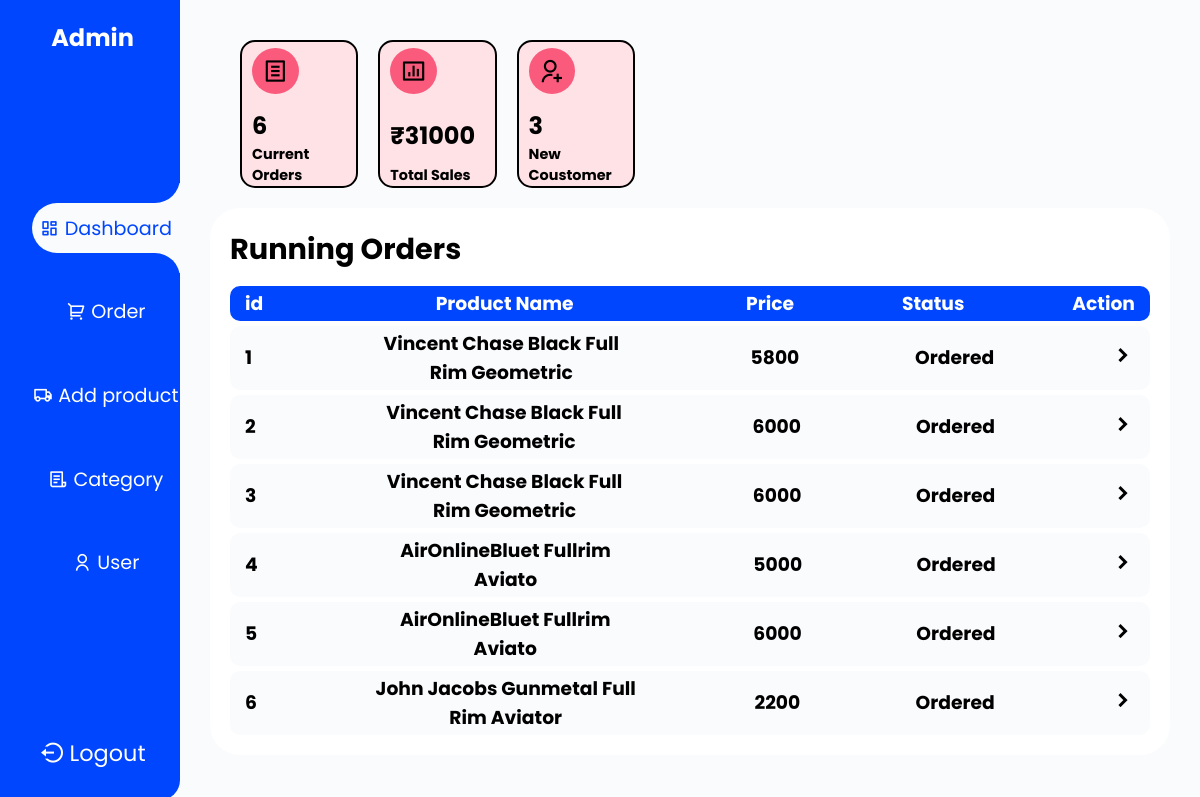
Page /admin (signed in) on the earlier database version.
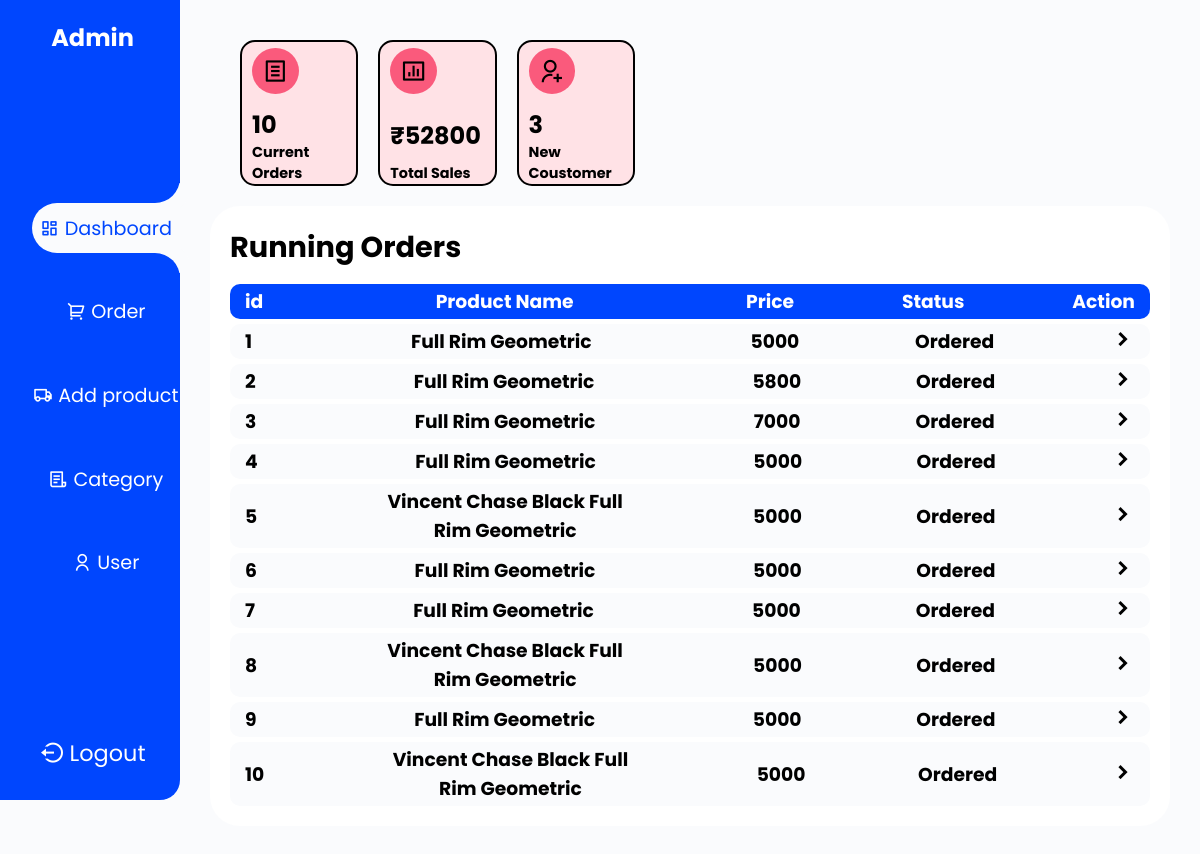
Same page on the later database version.
### tables this page shows
CREATE TABLE IF NOT EXISTS `order` (
  `orderid` int(11) NOT NULL AUTO_INCREMENT,
  `productid` int(11) DEFAULT NULL,
  `userid` int(11) DEFAULT NULL,
  `quantity` int(11) NOT NULL DEFAULT '1',
  `powertype` varchar(255) DEFAULT NULL,
  `lenstype` varchar(255) DEFAULT NULL,
  `lensprice` int(11) DEFAULT NULL,
  `status` varchar(255) NOT NULL DEFAULT 'Ordered',
  `placeddate` datetime NOT NULL DEFAULT CURRENT_TIMESTAMP,
  `amount` int(11) DEFAULT NULL,
  PRIMARY KEY (`orderid`)
);

CREATE TABLE IF NOT EXISTS `product` (
  `productid` int(11) NOT NULL AUTO_INCREMENT,
  `name` varchar(255) DEFAULT NULL,
  `detail` longtext,
  `mrp` int(11) NOT NULL DEFAULT '0',
  `maincategory` varchar(255) DEFAULT NULL,
  `img1` varchar(255) DEFAULT NULL,
  `img2` varchar(255) DEFAULT NULL,
  `img3` varchar(255) DEFAULT NULL,
  `img4` varchar(255) DEFAULT NULL,
  `color` varchar(255) DEFAULT NULL,
  `status` varchar(255) NOT NULL DEFAULT 'show',
  `addingdate` timestamp NOT NULL DEFAULT CURRENT_TIMESTAMP,
  `size` varchar(20) DEFAULT 'medium',
  `sellingprice` int(255) DEFAULT NULL,
  `subcategory` varchar(255) DEFAULT NULL,
  PRIMARY KEY (`productid`)
);

### admin/index.php (the view, shortened to what this page needs)
<!DOCTYPE html>
<html lang="en">
<head>
    <link rel="stylesheet" href="stylesheet/admindeshtop.css">
</head>
<body>
    <div class="main">
   <?php
    include("component/adminnav.php");
    include("../config/dbconnect.php");
    ?>
    <?php
        $selectorder="select * from `order` where status!='delivered'";
        $orderresult=mysqli_query($con,$selectorder);
        ?>
     <div class="deshboard">
            <div class="top-sec">
        <div class="box">
            <div class="icon">
                <i class="ri-file-list-line"></i>
            </div>
            <h1>
                <?php
                    if($orderresult){
                        echo mysqli_num_rows($orderresult);
                    }
                    else{
                        echo "0";
                    }
                ?>
            </h1>
            <h4>
                Current Orders
            </h4>
        </div>
        <div class="box">
            <div class="icon">
                <i class="ri-bar-chart-box-line"></i>
            </div>
            <h1>
                <?php $query="SELECT SUM(amount) AS total FROM `order`";
                $result=mysqli_query($con,$query);
                $ans=mysqli_fetch_array($result);
                ?>
                ₹<?= $ans['total'];?>
            </h1>
            <h4>
                Total Sales
            </h4>
        </div>
        <div class="box">
            <div class="icon">
                <i class="ri-user-add-line"></i>
            </div>
            <h1>
                <?php
                    $selectnew="select * from userdata where joindate >= DATE_SUB(CURRENT_DATE, INTERVAL 3 MONTH) ";
                    $resultnew=mysqli_query($con,$selectnew);
                    echo mysqli_num_rows($resultnew);
                ?>
            </h1>
            <h4>
                New Coustomer
            </h4>
        </div>
            </div>
            <div class="center-sec">
        <h1>Running Orders</h1>
        <div class="order-heading">
            <div class="oder-id">
                <h3>id</h3>
            </div>
            <div class="details">
                <h3>Product Name</h3>
            </div>
            <div class="price">
                <h3>Price</h3>
            </div>
            <div class="status">
                <h3>Status</h3>
            </div>
            <div class="action">
                <h3>Action</h3>
            </div>
        </div>
        <?php
            while($order=mysqli_fetch_assoc($orderresult)){
                $productselect="select * from product where productid=$order[productid]";
                $productresult=mysqli_query($con,$productselect);
                $productdata=mysqli_fetch_array($productresult);
                ?>
                 <div class="order-data">
                    <div class="oder-id">
                        <h3><?= $order['orderid'];?></h3>
                    </div>
                    <div class="details">
                        <h3><?= $productdata['name'];?></h3>
                    </div>
                    <div class="price">
                        <h3><?= $order['amount'];?></h3>
                    </div>
                    <div class="status">
                        <h3><?= $order['status'];?></h3>
                    </div>
                    <div class="action">
                        <h3><a href="vieworder.php?orderid=<?= $order['orderid'];?>">
                            <i class="ri-arrow-right-s-line"></i>
                            </a>
                        </h3>
                    </div>
             </div>
             <?php
            }
        ?>
        </div>
    </div>
</body>
</html>

Differences in the rows shown:
changed order id 1: productid.name "Vincent Chase Black Full Rim Geometric" → "Full Rim Geometric"; amount "5800" → "5000"
changed order id 2: productid.name "Vincent Chase Black Full Rim Geometric" → "Full Rim Geometric"; amount "6000" → "5800"
changed order id 3: productid.name "Vincent Chase Black Full Rim Geometric" → "Full Rim Geometric"; amount "6000" → "7000"
changed order id 4: productid.name "AirOnlineBluet Fullrim Aviato" → "Full Rim Geometric"
changed order id 5: productid.name "AirOnlineBluet Fullrim Aviato" → "Vincent Chase Black Full Rim Geometric"; amount "6000" → "5000"
changed order id 6: productid.name "John Jacobs Gunmetal Full Rim Aviator" → "Full Rim Geometric"; amount "2200" → "5000"
added order: orderid "7", productid.name "Full Rim Geometric", amount "5000", status "Ordered"
added order: orderid "8", productid.name "Vincent Chase Black Full Rim Geometric", amount "5000", status "Ordered"
added order: orderid "9", productid.name "Full Rim Geometric", amount "5000", status "Ordered"
added order: orderid "10", productid.name "Vincent Chase Black Full Rim Geometric", amount "5000", status "Ordered"
Other differences:
mysqli_num_rows($orderresult): "6" → "10"
$ans['total']: "31000" → "52800"
